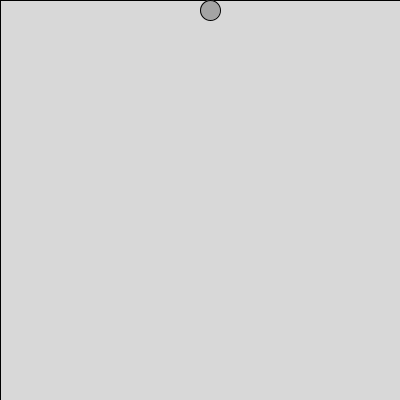
Frame 1 (no input)
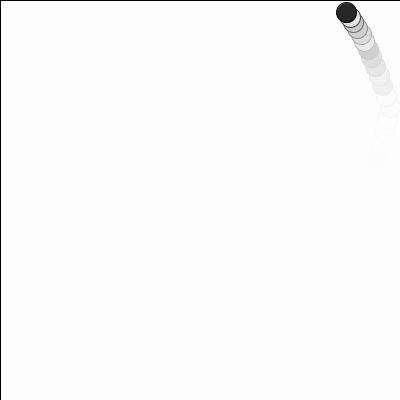
Frame 60 (the mouse pressed at the canvas centre just before this capture)
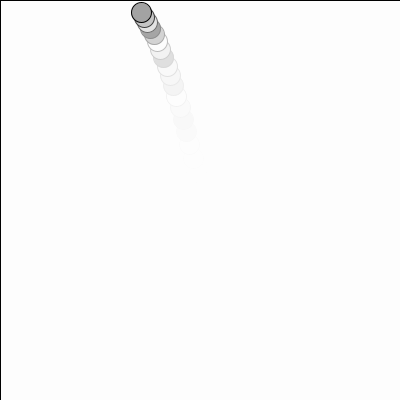
Frame 120 (the mouse held since frame 60 and released just before this capture)

The Processing sketch that drew these frames (run headless with seeded random() and noise(); from frame 60 on, the mouse is pressed at the canvas centre):

// Processing sketch: processing_71822
// ── processing_71822.pde

/*
/ Norm Krumpe
 / September 23, 2012
 / An object that bounces around the screen.  There are 
 / a couple reasons I made this.
 / 1. To play around with objects that bounce around the
 /    screen.
 / 2. To be extra careful about documenting my code and
 /    factoring my code into methods (functions) that
 /    make it easy to adjust.
 / 3. PLEASE play around with this.  
 */

// The location, size, and speed of the ball
float speedX, speedY;
float objectX, objectY, objectWidth, objectHeight;

// acceleration...modify this to affect
// how the ySpeed changes.  Closer to zero
// reduces the effects of gravity.  For example,
// 0.1 makes it seem more like how things might move
// on the moon.
float GRAVITY = 0.6;

// damping effect...modify this to affect
// the bounciness of the object.  Closer to zero
// loses bounciness.  Closer to 1 makes it more
// like a superball.
float DAMPING = 1;

// friction effect...modify this to affect
// the left-right motion when the object hits the floor.
// Closer to 1 makes the floor "slick", and closer to
// 0 makes the floor rougher, like sandpaper.
float FRICTION = .9;

// Set the screen size, the object's initial size,
// location, and speed.
void setup() {
  size(400, 400);

  objectX = width/2;
  objectY = 0;

  objectWidth = 20;
  objectHeight = objectWidth;

  speedX = 4;
  speedY = 4;
}

// The main driver for the motion
void draw() {

  // The second number in the fill affects
  // the transparency.  Adjust it to increase
  // or decrease the "tail" left behind the moving
  // object.
  fill(255,60);
  rect(0, 0, width, height);

  drawObject();
  adjustForGravity();
  updateObjectLocation();
  checkForCollision();
  

}

// This draws the object that is bouncing.  Right
// now the object is a rectangle.  But it shouldn't
// be too hard to change this to some other object.
void drawObject() {
  updateColor();
  ellipseMode(CORNER);
  ellipse(objectX, objectY, objectWidth, objectHeight);
}

// Adjusts the location of the object based on its
// current location and its speed
void updateObjectLocation() {
  objectX = objectX + speedX;
  objectY = objectY + speedY;
}

void updateColor(){
fill((int)random(255));
}

// Adjusts the object's y speed based on its
// current speed and the force of gravity
void adjustForGravity() {
  speedY = speedY + GRAVITY;
}

// Make adjustments whenever the object hits
// the wall or a floor.  Any of these should
// reverse the direction of the object (hitting
// the two walls, for example, reverses speedX).
// Hitting the floor will call friction and 
// damping into play.  Should hitting a wall
// be affected by friction?  What about hitting
// the ceiling?
void checkForCollision() {

  // Check for right-wall collision
  // This (perhaps poorly) assumes that
  // the object's position (objectX, objectY)
  // is based on that position being in the
  // upper-left corner of that object.
  // If (objectX, objectY) were in the center
  // of the object, then this code would need
  // to be adjusted appropriately.
  if (objectX > width - objectWidth) {
    objectX = width - objectWidth;
    speedX = -1 * speedX;
  }
  // Check for left-wall collision
  else if (objectX < 0) {
    objectX = 0;
    speedX = -1 * speedX;
  }

  // Check for floor collision:
  if (objectY > height - objectHeight) {
    objectY = height - objectHeight;
    speedY = -1 * speedY;
    speedY = DAMPING * speedY;
    speedX = FRICTION * speedX;
  }
  else if (objectY <0){
  objectY=0;
  speedY=-1*speedY;
  }
}
